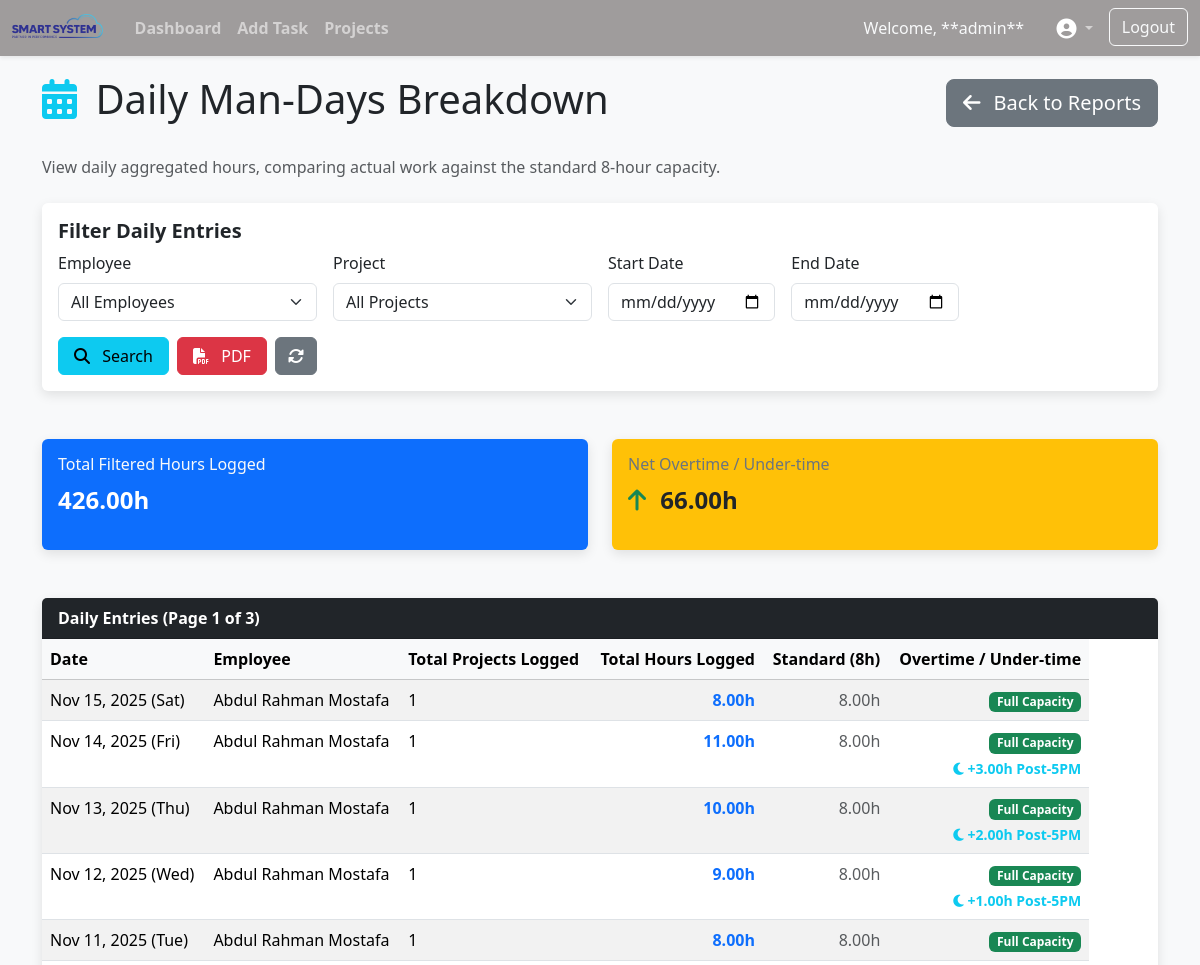
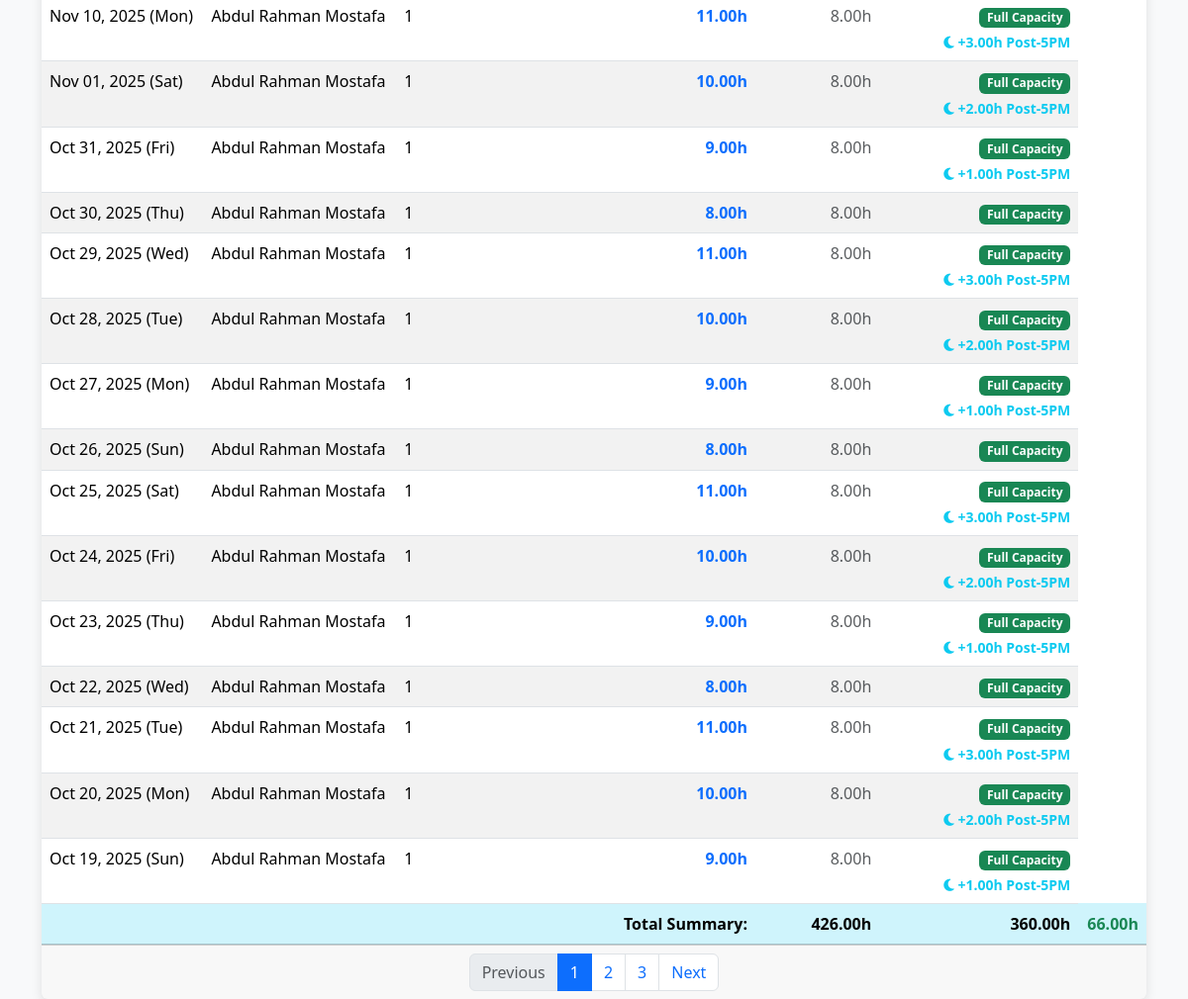
The app's page /reports/man-days/ (signed in) with its own data (2 pictures, top to bottom).
### app/models.py (models this page shows, shortened)
class CustomUser(AbstractBaseUser, PermissionsMixin):
    ROLE_CHOICES = [
        ('admin', 'Administrator'),
        ('developer', 'Developer'),
        ('sales', 'Sales'),
        ('ceo', 'CEO '),
        ('project-manager', 'Project Manager'),
        ('leader', 'Leader'),
        ('top-manager', 'Top Manager'),
        ('delivery-manager', 'Delivery Manager'),
        ('engineer', 'Engineer'),
    ]
    username = models.CharField(max_length=150, unique=True)
    role = models.CharField(max_length=20, choices=ROLE_CHOICES)
    is_active = models.BooleanField(default=True)
    is_staff = models.BooleanField(default=False)
    full_name = models.CharField( max_length=220, default='User')
    team = models.ForeignKey(Team, on_delete=models.SET_NULL,
                              null=True, blank=True, related_name="employees")
    objects = CustomUserManager()
    date_joined = models.DateTimeField(auto_now_add=True)
    email = models.EmailField(null=True, blank=True)
    USERNAME_FIELD = 'username'
    REQUIRED_FIELDS = ['role']
    class Meta:
        ordering = ('-date_joined',)

### app/views.py (the view)
# urls.py: path('reports/man-days/', views.reports_daily_man_days, name='reports_man_days'),
@login_required
def reports_daily_man_days(request):
    user_pk = request.GET.get('user_pk')
    project_pk = request.GET.get('project_pk')
    start_date_str = request.GET.get('start_date')
    end_date_str = request.GET.get('end_date')
    start_date = get_valid_date(start_date_str)
    end_date = get_valid_date(end_date_str)
    queryset = TimesheetEntry.objects.all()
    if user_pk:
        queryset = queryset.filter(user__pk=user_pk)
    if project_pk:
        queryset = queryset.filter(project__pk=project_pk)
    if start_date:
        queryset = queryset.filter(work_date__gte=start_date)
    if end_date:
        queryset = queryset.filter(work_date__lte=end_date)
    daily_breakdown_qs = queryset.values('user', 'work_date', 'user__full_name', 'user__username').annotate(
        total_daily_hours=Coalesce(Sum('hours'), Decimal('0.00')),
        overtime_hours=F('total_daily_hours') - HOURS_PER_DAY,
        project_count=Count('project', distinct=True)
    ).order_by('-work_date', 'user__full_name')
    total_hours_sum = daily_breakdown_qs.aggregate(Sum('total_daily_hours'))['total_daily_hours__sum'] or Decimal('0.00')
    total_overtime_sum = daily_breakdown_qs.aggregate(Sum('overtime_hours'))['overtime_hours__sum'] or Decimal('0.00')
    total_daily_entries = daily_breakdown_qs.count()
    total_standard_sum = total_daily_entries * HOURS_PER_DAY
    paginator = Paginator(daily_breakdown_qs, 20)
    page_number = request.GET.get('page')
    page_obj = paginator.get_page(page_number)
    all_users = CustomUser.objects.order_by('full_name', 'username').all()
    all_projects = Project.objects.order_by('name').all()
    context = {
        'page_obj': page_obj,
        'total_hours_sum': total_hours_sum,
        'total_overtime_sum': total_overtime_sum,
        'total_standard_sum': total_standard_sum,
        'standard_day_hours': HOURS_PER_DAY,
        'all_users': all_users,
        'all_projects': all_projects,
        'project_pk': project_pk, # Used to toggle the "Total Projects Logged" column
    }
    return render(request, 'man_days_utilization_report.html', context)

### app/views.py (called while the page is built)
def get_valid_date(date_str):
    if date_str:
        try:
            return date.fromisoformat(date_str)
        except ValueError:
            pass
    return None

### templates/man_days_utilization_report.html (shortened to what this page needs)
{% extends 'base.html' %}
{% load static %}
{% load humanize %}
{% block content %}
<div class="d-flex justify-content-between align-items-center mb-4 animate__animated animate__fadeInDown">
    <h1><i class="fas fa-calendar-alt me-2 text-info"></i> Daily Man-Days Breakdown</h1>
    <a href="{% url 'reports_dashboard' %}" class="btn btn-secondary btn-lg">
        <i class="fas fa-arrow-left me-2"></i> Back to Reports
    </a>
</div>
<p class="text-muted mb-4">View daily aggregated hours, comparing actual work against the standard 8-hour capacity.</p>
<div class="card shadow-sm mb-5 animate__animated animate__fadeIn">
    <div class="card-body">
        <h5 class="card-title fw-bold">Filter Daily Entries</h5>
        <form method="GET" class="row g-3">
            <div class="col-md-3 col-sm-6">
                <label for="filter_employee" class="form-label">Employee</label>
                <select class="form-select" id="filter_employee" name="user_pk">
                    <option value="">All Employees</option>
                </select>
            </div>
            <div class="col-md-3 col-sm-6">
                <label for="filter_project" class="form-label">Project</label>
                <select class="form-select" id="filter_project" name="project_pk">
                    <option value="">All Projects</option>
                </select>
            </div>
            <div class="col-md-2 col-sm-6">
                <label for="filter_start_date" class="form-label">Start Date</label>
                <input type="date" class="form-control" id="filter_start_date" name="start_date" value="{{ request.GET.start_date }}">
            </div>
            <div class="col-md-2 col-sm-6">
                <label for="filter_end_date" class="form-label">End Date</label>
                <input type="date" class="form-control" id="filter_end_date" name="end_date" value="{{ request.GET.end_date }}">
            </div>
<div class="col-12 col-md-3 d-flex align-items-end">
    <button type="submit" class="btn btn-info me-2 flex-grow-1">
        <i class="fas fa-search me-2"></i> Search
    </button>
    <a href="{% url 'export_man_days_pdf' %}?{{ request.GET.urlencode }}" class="btn btn-danger me-2 flex-grow-1">
        <i class="fas fa-file-pdf me-2"></i> PDF
    </a>
    <a href="." class="btn btn-secondary">
        <i class="fas fa-sync-alt"></i>
    </a>
</div>
        </form>
    </div>
</div>
<div class="row g-4 mb-5">
    <div class="col-md-6">
        <div class="card bg-primary text-white shadow h-100">
            <div class="card-body">
                <h6 class="card-title text-light">Total Filtered Hours Logged</h6>
                <p class="fs-4 fw-bold">{{ total_hours_sum|default:"0.00"|floatformat:2 }}h</p>
            </div>
        </div>
    </div>
    <div class="col-md-6">
        <div class="card bg-warning text-dark shadow h-100">
            <div class="card-body">
                <h6 class="card-title text-secondary">Net Overtime / Under-time</h6>
                <p class="fs-4 fw-bold">
                    {% if total_overtime_sum < 0 %}
                        <i class="fas fa-arrow-down text-danger me-2"></i>
                    {% elif total_overtime_sum > 0 %}
                        <i class="fas fa-arrow-up text-success me-2"></i>
                    {% endif %}
                    {{ total_overtime_sum|default:"0.00"|floatformat:2|safe }}h
                </p>
            </div>
        </div>
    </div>
</div>
<div class="card shadow">
    <div class="card-header bg-dark text-white fw-bold">
        Daily Entries (Page {{ page_obj.number }} of {{ page_obj.paginator.num_pages }})
    </div>
    <div class="card-body p-0">
        <div class="table-responsive">
            <table class="table table-hover table-striped mb-0">
                <thead class="table-light">
                    <tr>
                        <th>Date</th>
                        <th>Employee</th>
                        {% if not project_pk %}
                            <th>Total Projects Logged</th>
                        {% endif %}
                        <th class="text-end">Total Hours Logged</th>
                        <th class="text-end">Standard ({{ standard_day_hours }}h)</th>
                        <th class="text-end">Overtime / Under-time</th>
                    </tr>
                </thead>
                <tbody>
                   {% for entry in page_obj %}
<tr>
    <td>{{ entry.work_date|date:"M d, Y (D)" }}</td>
    <td>{{ entry.user__full_name|default:entry.user__username }}</td>
    {% if not project_pk %}
        <td>{{ entry.project_count }}</td>
    {% endif %}
    <td class="text-end fw-bold text-primary">{{ entry.total_daily_hours|floatformat:2 }}h</td>
    <td class="text-end text-muted">{{ standard_day_hours|floatformat:2 }}h</td>
    <td class="text-end">
        {% if entry.total_daily_hours < standard_day_hours %}
            <span class="badge bg-danger fw-bold">
                {{ entry.total_daily_hours|add:"-8"|floatformat:2 }}h Under
            </span>
        {% else %}
            <span class="badge bg-success fw-bold">Full Capacity</span>
            {% if entry.overtime_hours > 0 %}
                <div class="mt-1 small fw-bold text-info">
                    <i class="fas fa-moon"></i> +{{ entry.overtime_hours|floatformat:2 }}h Post-5PM
                </div>
            {% endif %}
        {% endif %}
    </td>
</tr>
{% endfor %}
                </tbody>
                <tfoot>
                    <tr class="table-info fw-bold">
                        <td colspan="{% if not project_pk %}4{% else %}3{% endif %}" class="text-end">Total Summary:</td>
                        <td class="text-end">{{ total_hours_sum|default:"0.00"|floatformat:2 }}h</td>
                        <td class="text-end">{{ total_standard_sum|default:"0.00"|floatformat:2 }}h</td>
                        <td class="text-end">
                            <span class="{% if total_overtime_sum > 0 %}text-success{% elif total_overtime_sum < 0 %}text-danger{% else %}text-dark{% endif %}">
                                {{ total_overtime_sum|default:"0.00"|floatformat:2 }}h
                            </span>
                        </td>
                    </tr>
                </tfoot>
            </table>
        </div>
    </div>
    {% if page_obj.has_other_pages %}
    <div class="card-footer">
        <nav aria-label="Page navigation">
            <ul class="pagination justify-content-center mb-0">
                {% if page_obj.has_previous %}
                    <li class="page-item">
                        <a class="page-link" href="?page={{ page_obj.previous_page_number }}{% for key, value in request.GET.items %}{% if key != 'page' %}&{{ key }}={{ value }}{% endif %}{% endfor %}">
                            Previous
                        </a>
                    </li>
                {% else %}
                    <li class="page-item disabled"><span class="page-link">Previous</span></li>
                {% endif %}
                {% for i in page_obj.paginator.page_range %}
                    {% if page_obj.number == i %}
                        <li class="page-item active"><span class="page-link">{{ i }}</span></li>
                    {% elif i > page_obj.number|add:'-3' and i < page_obj.number|add:'3' %}
                        <li class="page-item">
                            <a class="page-link" href="?page={{ i }}{% for key, value in request.GET.items %}{% if key != 'page' %}&{{ key }}={{ value }}{% endif %}{% endfor %}">{{ i }}</a>
                        </li>
                    {% endif %}
                {% endfor %}
                {% if page_obj.has_next %}
                    <li class="page-item">
                        <a class="page-link" href="?page={{ page_obj.next_page_number }}{% for key, value in request.GET.items %}{% if key != 'page' %}&{{ key }}={{ value }}{% endif %}{% endfor %}">
                            Next
                        </a>
                    </li>
                {% else %}
                    <li class="page-item disabled"><span class="page-link">Next</span></li>
                {% endif %}
            </ul>
        </nav>
    </div>
    {% endif %}
</div>
{% endblock %}

### templates/base.html (shortened to what this page needs)
{% load static %}
<!DOCTYPE html>
<html lang="en">
<head>
<link href="https://cdn.jsdelivr.net/npm/bootstrap@5.3.2/dist/css/bootstrap.min.css" rel="stylesheet">
<link rel="stylesheet" href="https://cdnjs.cloudflare.com/ajax/libs/font-awesome/6.5.1/css/all.min.css">
<link rel="stylesheet" href="{% static 'css/style.css' %}">
<link rel="stylesheet" href="https://cdnjs.cloudflare.com/ajax/libs/animate.css/4.1.1/animate.min.css"/>
</head>
<body>
<nav class="navbar navbar-expand-lg navbar-dark bg-primary shadow-sm fixed-top" style="z-index: 1030;">
<div class="container-fluid">
<a class="navbar-brand" href="{% url 'home' %}">
<img src="{% static 'img/Smart-System-Logo.webp' %}" alt="Logo" height="24" class="d-inline-block align-text-top me-2">
</a>
<div class="collapse navbar-collapse" id="navbarNav">
<ul style="font-weight: bolder;" class="navbar-nav me-auto mb-2 mb-lg-0">
<li class="nav-item"><a class="nav-link" href="{% url 'home' %}">Dashboard</a></li>
<li class="nav-item"><a class="nav-link" href="{%url 'add_timesheet' %}">Add Task</a></li>
<li class="nav-item"><a class="nav-link" href="{%url 'projects' %}">Projects</a></li>
</ul>
<ul class="navbar-nav mb-2 mb-lg-0">
<li class="nav-item d-flex align-items-center">
 <span class="navbar-text me-3 text-light">
Welcome, **{{ request.user.username }}**
 </span>
</li>
<li class="nav-item dropdown me-2">
<a class="nav-link dropdown-toggle" href="#" id="accountDropdown" role="button" data-bs-toggle="dropdown" aria-expanded="false">
<i class="fas fa-user-circle fa-lg text-white"></i>
</a>
</li>
<li class="nav-item">
<a href="{%url 'logout' %}" class="btn btn-outline-light">Logout</a>
</li>
</ul>
</div>
</div>
</nav>
<main class="container">
{% block content %}
{% endblock %}
</main>
</body>
</html>

### static/css/style.css (style rules this page uses)
:root { --primary-color: #9f9c9c; --secondary-color: #402fd61f; --background-color: #f8f9fa; --card-bg-color: #ffffff; --text-color: #212529; --shadow-color: rgba(0, 0, 0, 0.1); --bs-primary: var(--primary-color); --bs-bg-opacity: 1; }
body { background-color: var(--background-color); color: var(--text-color); transition: background-color 0.3s, color 0.3s; padding-top: 75px; }
.navbar-dark.bg-primary { background-color: var(--primary-color) !important; }
.card { background-color: var(--card-bg-color); color: var(--text-color); box-shadow: 0 4px 12px var(--shadow-color) !important; border: none; transition: background-color 0.3s, box-shadow 0.3s; }

### records on screen
CustomUser: user.username "admin"
CustomUser: work_date "Nov 15, 2025 (Sat)", user__full_name "Abdul Rahman Mostafa", project_count "1", total_daily_hours "8.00", standard_day_hours "8.00", work_date "Nov 14, 2025 (Fri)", total_daily_hours "11.00", overtime_hours "3.00", work_date "Nov 13, 2025 (Thu)", total_daily_hours "10.00", overtime_hours "2.00", work_date "Nov 12, 2025 (Wed)", total_daily_hours "9.00", overtime_hours "1.00", work_date "Nov 11, 2025 (Tue)", work_date "Nov 10, 2025 (Mon)", work_date "Nov 01, 2025 (Sat)", work_date "Oct 31, 2025 (Fri)", work_date "Oct 30, 2025 (Thu)", work_date "Oct 29, 2025 (Wed)", work_date "Oct 28, 2025 (Tue)", work_date "Oct 27, 2025 (Mon)", work_date "Oct 26, 2025 (Sun)", work_date "Oct 25, 2025 (Sat)", work_date "Oct 24, 2025 (Fri)", work_date "Oct 23, 2025 (Thu)", work_date "Oct 22, 2025 (Wed)", work_date "Oct 21, 2025 (Tue)", work_date "Oct 20, 2025 (Mon)", work_date "Oct 19, 2025 (Sun)"

### other values on screen
{{ total_hours_sum|default:"0.00"|floatformat:2 }} "426.00"
{{ total_overtime_sum|default:"0.00"|floatformat:2|safe }} "66.00"
{{ page_obj.number }} "1"
{{ page_obj.paginator.num_pages }} "3"
{{ standard_day_hours }} "8"
{{ total_standard_sum|default:"0.00"|floatformat:2 }} "360.00"
{{ total_overtime_sum|default:"0.00"|floatformat:2 }} "66.00"
{{ i }} "1"
{{ i }} "2" "3"
